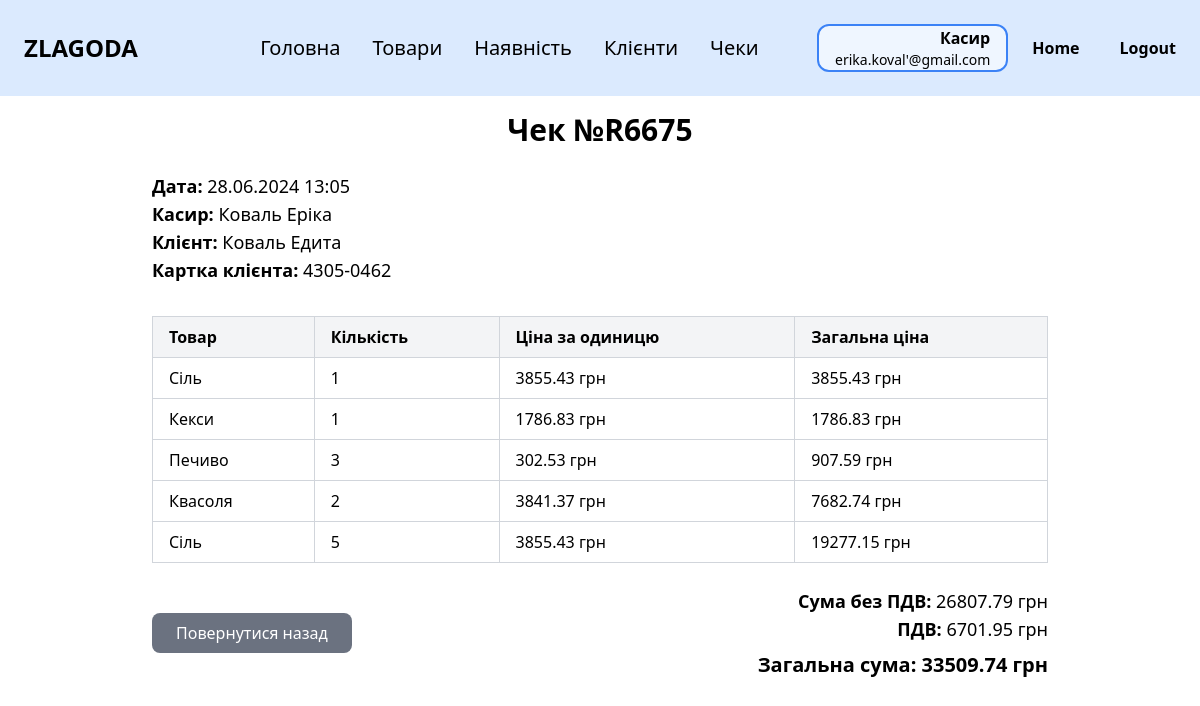
The app's page /view_receipt/R6675 (signed in), older data.
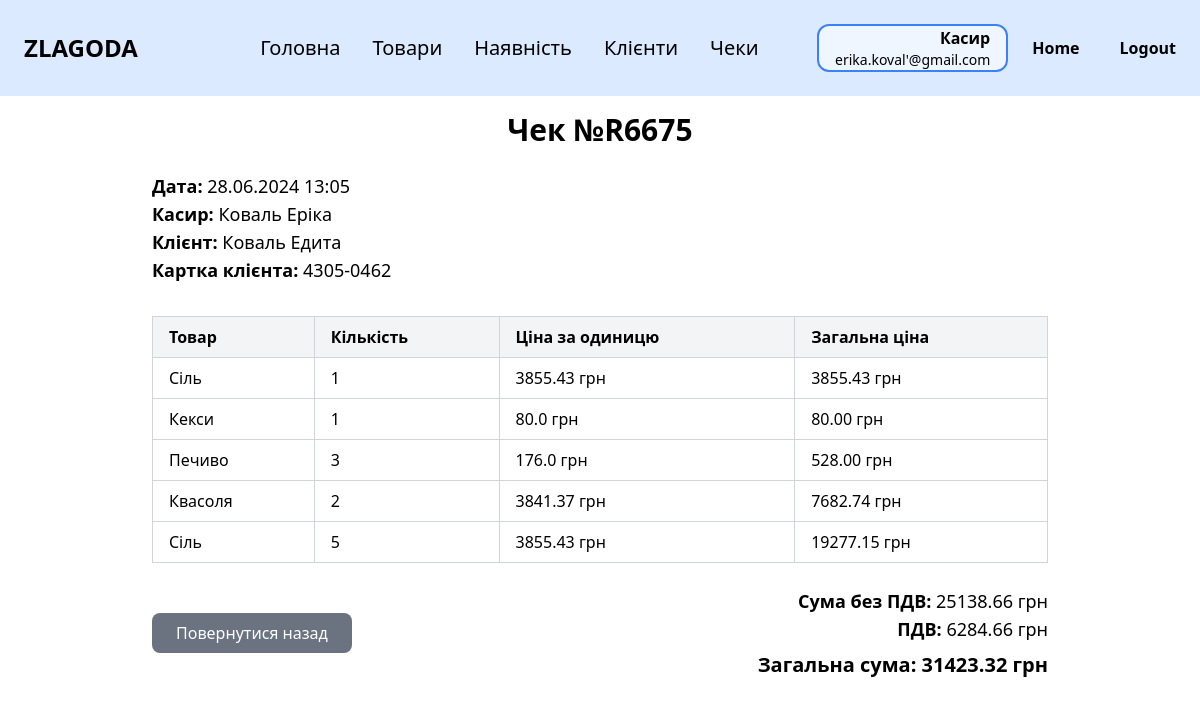
The same page, newer data.
### zlg_website/models.py (models this page shows, shortened)
class ReceiptItem(db.Model):
    __tablename__ = 'receipt_item'
    id = db.Column(db.Integer, primary_key=True)
    receipt_number = db.Column(db.String(20), db.ForeignKey('receipt.receipt_number'))
    upc = db.Column(db.String(12), db.ForeignKey('store_product.upc'))
    quantity = db.Column(db.Integer)
    receipt = db.relationship('Receipt', backref='items')
    store_product = db.relationship('StoreProduct', backref='receipt_items')

class StoreProduct(db.Model):
    __tablename__ = 'store_product'
    upc = db.Column(db.String(12), primary_key=True)
    price = db.Column(db.Float)
    quantity = db.Column(db.Integer)
    expiration_date = db.Column(db.Date)  # НОВЕ: дата придатності
    is_promotional = db.Column(db.Boolean, default=False)  # Додано поле для акційного статусу
    promo_price = db.Column(db.Float)
    product_id = db.Column(db.Integer, db.ForeignKey('product.id'))
    product = db.relationship('Product', backref='store_items')
    @property
    def calculate_promotional(self):
        """Визначає, чи є товар акційним: якщо термін збігає і кількість велика."""
        soon_expiring = self.expiration_date and self.expiration_date <= datetime.now().date() + timedelta(days=7)
        high_quantity = self.quantity > 30
        return soon_expiring and high_quantity
    @property
    def calculate_promo_price(self):
        """Ціна акційного товару зі знижкою 20%"""
        return round(self.price * 0.8, 2) if self.is_promotional else self.price

class Product(db.Model):
    __tablename__ = 'product'
    id = db.Column(db.Integer, primary_key=True)
    name = db.Column(db.String(100))
    manufacturer = db.Column(db.String(100))
    specifications = db.Column(db.Text)
    category_number = db.Column(db.Integer, db.ForeignKey('category.category_number'))
    category = db.relationship('Category', backref='products')

### zlg_website/views/receipts.py (the view)
@views.route('/view_receipt/<receipt_number>')
@login_required
def view_receipt(receipt_number):
    receipt = Receipt.query.get_or_404(receipt_number)
    return render_template('receipts_items.html', receipt=receipt,
        user=current_user)

### zlg_website/__init__.py (called while the page is built)
def create_app():
    app = Flask(__name__)
    app.config['SECRET_KEY'] = 'zlagoda'
    app.config['SQLALCHEMY_DATABASE_URI'] = f'sqlite:///{os.path.join(app.instance_path, DB_NAME)}'
    db.init_app(app)
    from .views import views
    from .auth import auth
    app.register_blueprint(views, url_prefix='/')
    app.register_blueprint(auth, url_prefix='/')
    from .models import Employee
    with app.app_context():
        if database_is_empty():
            create_database(app)
    login_manager = LoginManager()
    login_manager.login_view = 'auth.login'
    login_manager.init_app(app)
    @login_manager.user_loader
    def load_user(id):
        return Employee.query.get(int(id))
    return app

### zlg_website/models.py (called while the page is built)
    @property
    def total_sum(self):
        return round(sum(item.quantity * item.store_product.price for item in self.items), 2)

    @property
    def vat(self):
        return round(self.total_sum * 0.2, 2)

### zlg_website/templates/receipts_items.html (shortened to what this page needs)
{% extends "base.html" %}
{% block content %}
<div class="py-4 max-w-4xl mx-auto">
    <div class="mb-8">
        <h1 class="text-3xl font-bold text-center mb-6">Чек №{{ receipt.receipt_number }}</h1>
        <div class="flex justify-between items-center mb-4">
            <div>
                <p class="text-lg"><strong>Дата:</strong> {{ receipt.date.strftime('%d.%m.%Y %H:%M') }}</p>
                <p class="text-lg"><strong>Касир:</strong> {{ receipt.employee.last_name }} {{
                    receipt.employee.first_name }}</p>
                {% if receipt.customer_card %}
                <p class="text-lg"><strong>Клієнт:</strong> {{ receipt.customer_card.last_name }} {{
                    receipt.customer_card.first_name }}</p>
                <p class="text-lg"><strong>Картка клієнта:</strong> {{ receipt.customer_card_number }}</p>
                {% endif %}
            </div>
        </div>
    </div>
    <div class="overflow-x-auto mb-6">
        <table class="min-w-full border-collapse border border-gray-300">
            <thead>
            <tr class="bg-gray-100">
                <th class="border border-gray-300 px-4 py-2 text-left">Товар</th>
                <th class="border border-gray-300 px-4 py-2 text-left">Кількість</th>
                <th class="border border-gray-300 px-4 py-2 text-left">Ціна за одиницю</th>
                <th class="border border-gray-300 px-4 py-2 text-left">Загальна ціна</th>
            </tr>
            </thead>
            <tbody>
            {% for item in receipt.items %}
            <tr>
                <td class="border border-gray-300 px-4 py-2">{{ item.store_product.product.name }}</td>
                <td class="border border-gray-300 px-4 py-2">{{ item.quantity }}</td>
                <td class="border border-gray-300 px-4 py-2">{{ item.store_product.price }} грн</td>
                <td class="border border-gray-300 px-4 py-2">{{ "%.2f"|format(item.quantity * item.store_product.price)
                    }} грн
                </td>
            </tr>
            {% endfor %}
            </tbody>
        </table>
    </div>
    <div class="flex justify-between items-center">
        <a href="{{ url_for('views.receipts') }}" class="px-6 py-2 bg-gray-500 text-white rounded-lg hover:bg-gray-600">
            Повернутися назад
        </a>
        <div class="text-right">
            <p class="text-lg"><strong>Сума без ПДВ:</strong> {{ "%.2f"|format(receipt.total_sum - receipt.vat) }}
                грн</p>
            <p class="text-lg"><strong>ПДВ:</strong> {{ "%.2f"|format(receipt.vat) }}
                грн</p>
            <p class="text-xl font-bold mt-2"><strong>Загальна сума:</strong> {{ "%.2f"|format(receipt.total_sum) }}
                грн</p>
        </div>
    </div>
</div>
{% endblock %}

Row changes from the older to the newer data that the page shows:
changed through a linked row, ReceiptItem (number 1 of 5 on the later page): receipt.total_sum-receipt.vat "26807.79" → "25138.66"; vat "6701.95" → "6284.66"; total_sum "33509.74" → "31423.32"
changed through a linked row, ReceiptItem "Кекси": store_product.price "1786.83" → "80.0"; item.quantity*item.store_product.price "1786.83" → "80.00"
changed through a linked row, ReceiptItem "Печиво": store_product.price "302.53" → "176.0"; item.quantity*item.store_product.price "907.59" → "528.00"
